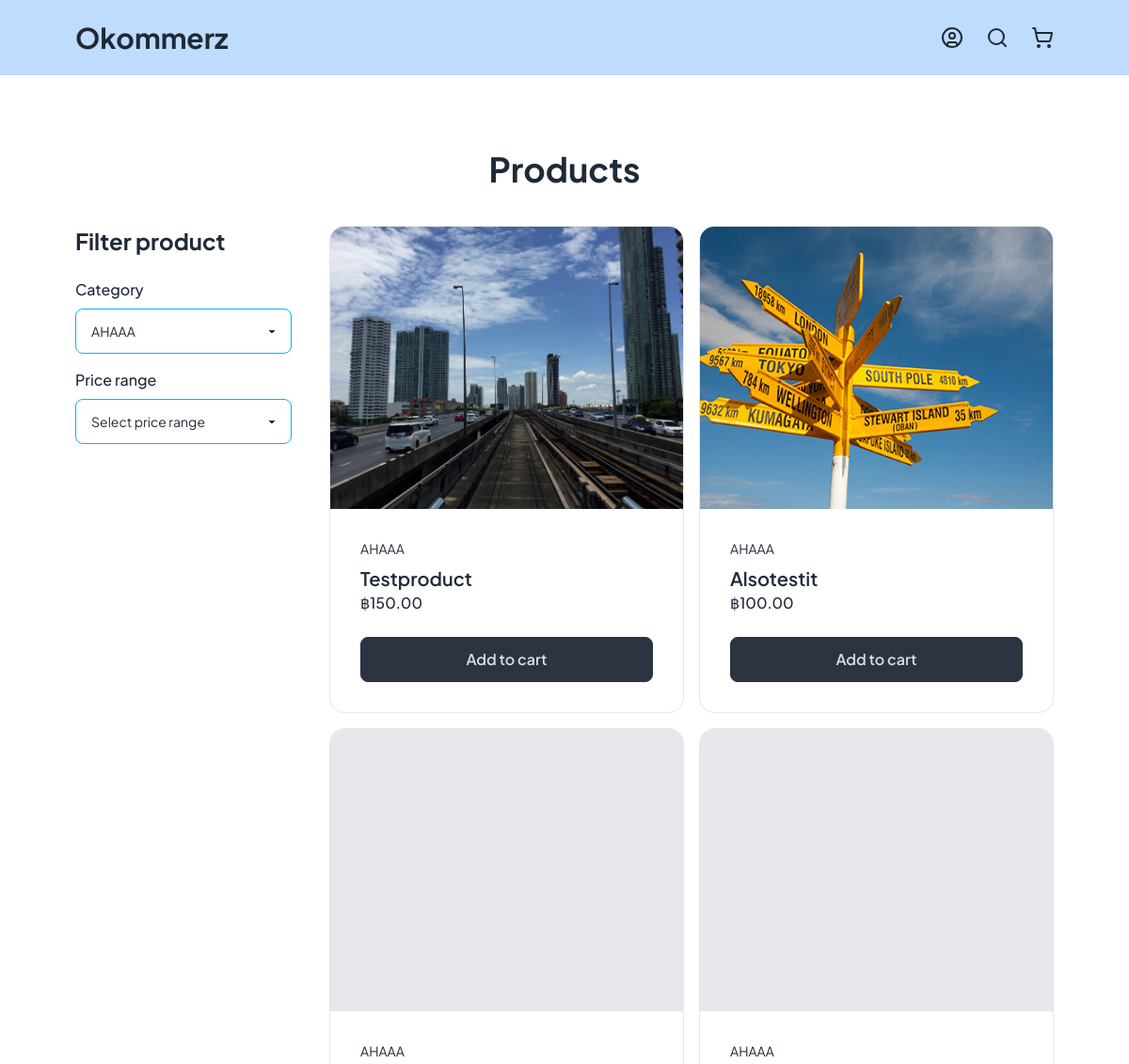
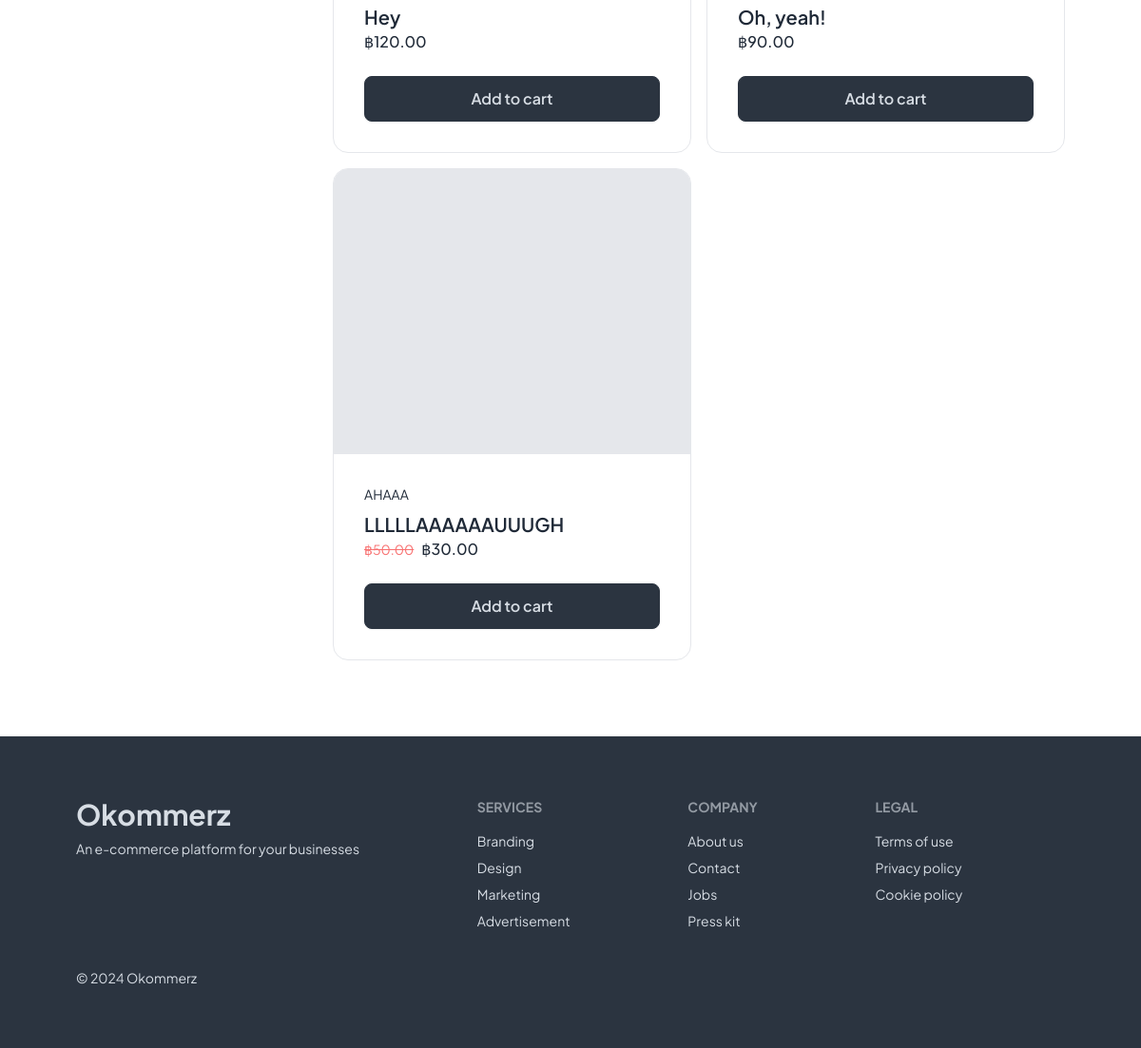
The app's page /, older data (2 pictures, top to bottom).
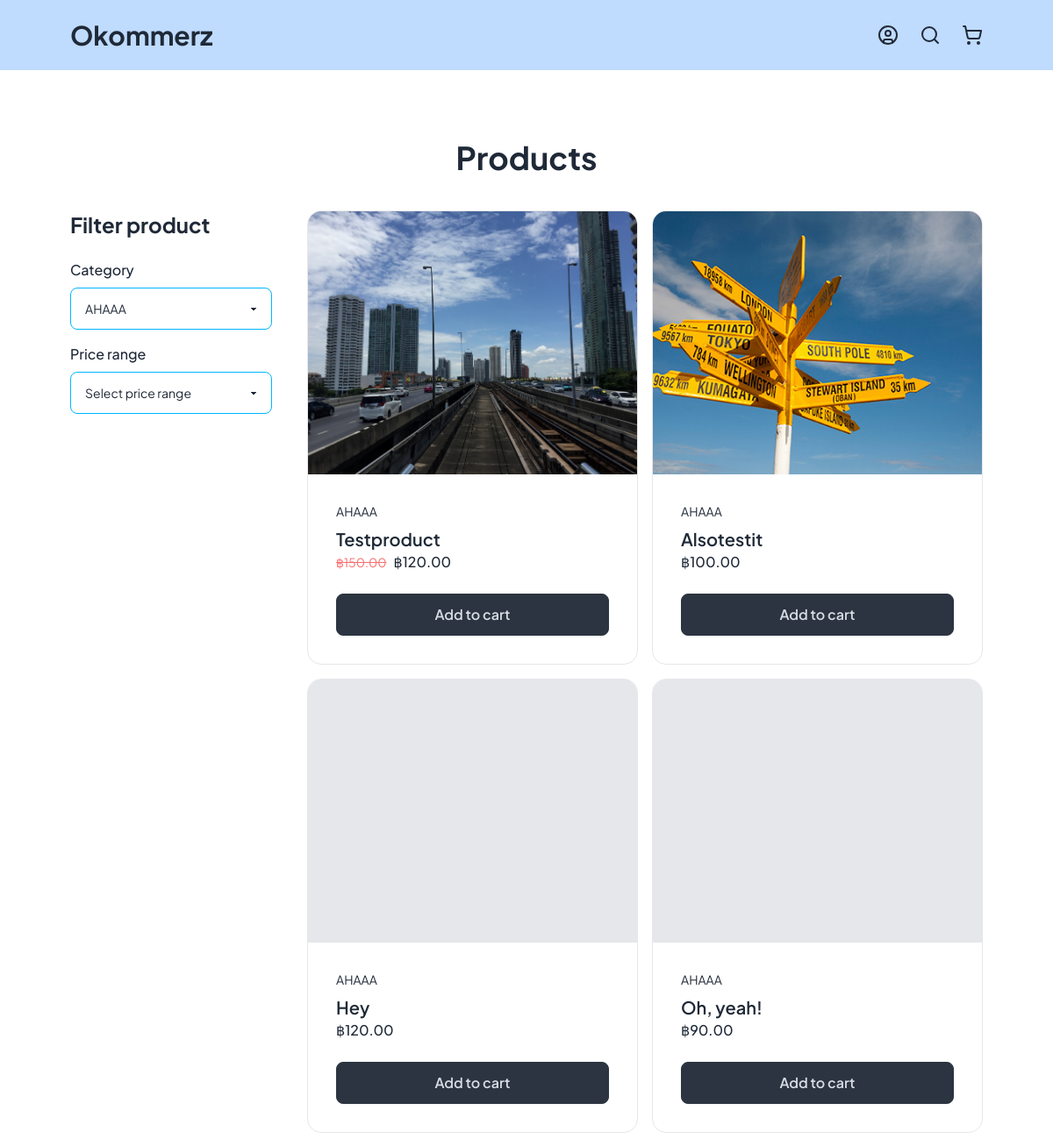
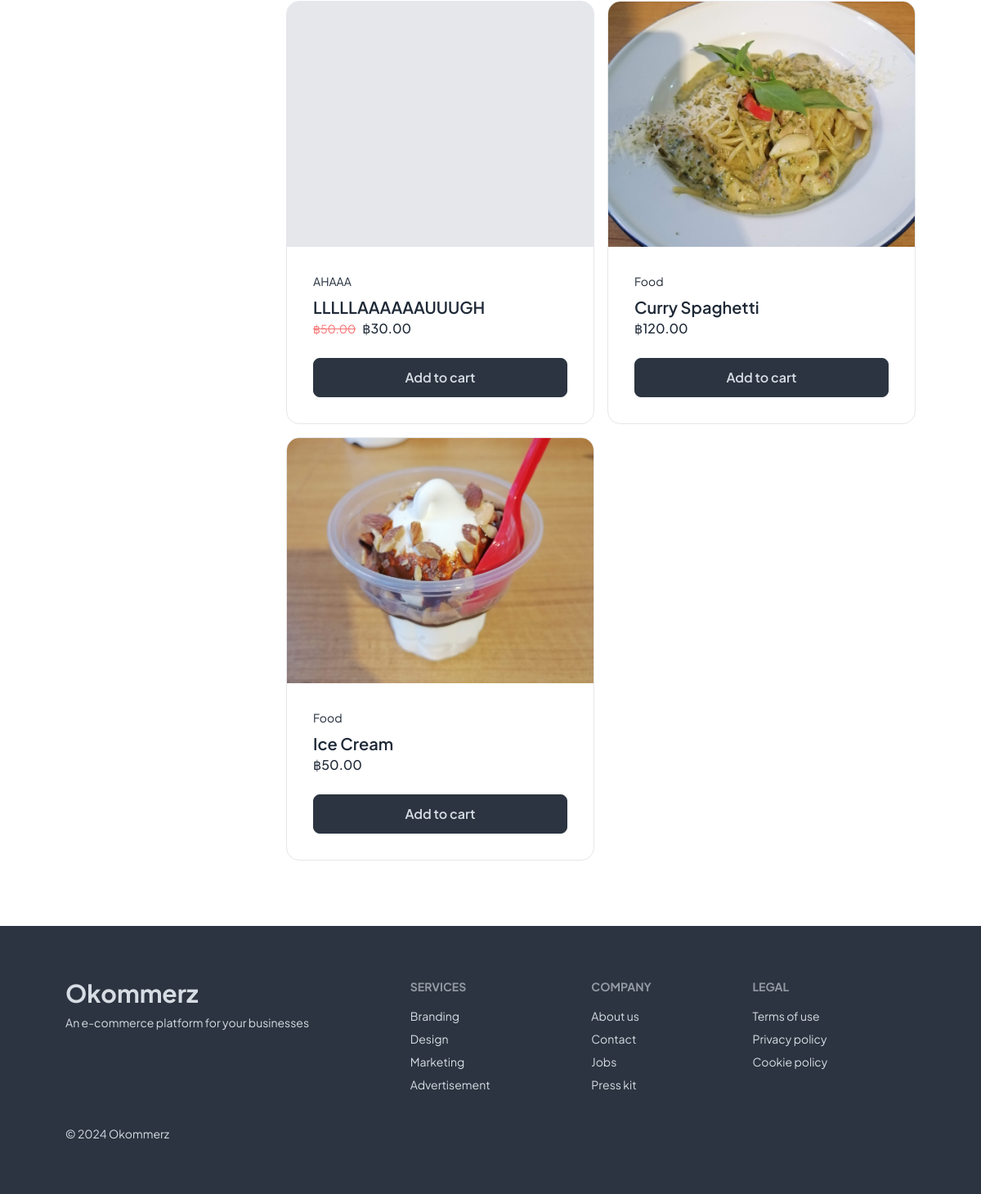
The same page, newer data (2 pictures, top to bottom).
### products/models.py (models this page shows, shortened)
class ProductItem(models.Model):
    product_name = models.CharField(max_length=255)
    description = models.TextField(blank=True, null=True)
    amount = models.IntegerField(default=1)
    product_category = models.ForeignKey(ProductCategory, related_name='product_name', on_delete=models.CASCADE)
    regular_price = models.DecimalField(max_digits=10,decimal_places=2)
    sales_price = models.DecimalField(max_digits=10,decimal_places=2,blank=True,null=True)
    product_image = models.ImageField(upload_to='', blank=True, null=True)
    additional_detail = models.TextField(blank=True, null=True)
    created_at = models.DateTimeField(auto_now_add=True)
    updated_at = models.DateTimeField(auto_now=True)

class ProductCategory(models.Model):
    category = models.CharField(max_length=255, unique=True)
    class Meta:
        verbose_name_plural = "Product categories"
    def __str__(self):
        return self.category

### products/views.py (the view)
# urls.py: path('', views.shop),
def shop(request):
    num_of_products = 6
    carousels = MarketingCampaign.objects.all()
    categories = ProductCategory.objects.all()
    products = ProductItem.objects.all()
    return render(request, 'shop.html', {'carousels': carousels, 'products': products, 'categories': categories, 'num_of_products': num_of_products})

### products/templates/shop.html (shortened to what this page needs)
{% extends 'base.html' %}
{% block content %}
<h1 class='text-4xl font-bold text-center mb-10'>Products</h1>
<section class='grid grid-cols-1 lg:grid-cols-4 xl:grid-cols-5 gap-y-10 lg:gap-10'>
  <div class='col-span-1'>
    <h2 class='text-2xl font-bold mb-6'>Filter product</h2>
    <div class='flex flex-col gap-y-2'>
      <label for='filter_cate' class='font-medium'>Category</label>
      <select class="select select-info w-full" id='filter_cate'>
        {% for category in categories %}
        <option value={{ category }}>{{ category }}</option>
        {% endfor %}
      </select>
    </div>
    <div class='flex flex-col gap-y-2 mt-4'>
      <label for='filter_price' class='font-medium'>Price range</label>
      <select class="select select-info w-full">
        <option selected>Select price range</option>
      </select>
    </div>
  </div>
  <div class='col-span-3 xl:col-span-4'>
    <div class='grid lg:grid-cols-2 xl:grid-cols-3 gap-4'>
      {% if products|length > 0 %}
        {% for product in products %}
          <div class="card bg-base-100 hover:shadow-lg border overflow-hidden">
            <a href="product/{{ product.id }}">
            {% if product.product_image %}
              <figure><img src="{{ product.product_image.url }}" alt="{{ product.product_image.url }}" class='min-h-[300px] h-[300px] object-cover w-full'/></figure>
            {% else %}
              <div class='bg-gray-200 max-w-full min-h-[300px] h-full'></div>
            {% endif %}
            </a>
            <div class="card-body">
              <p class='text-sm'>{{ product.product_category }}</p>
              <div class='mb-4'>
                <a href="product/{{ product.id }}">
                  <h2 class="card-title">{{ product.product_name }}</h2>
                </a>
                {% if product.sales_price %}
                <div class='inline-flex items-center gap-x-2'>
                  <p class='line-through text-red-400 text-sm'>฿{{ product.regular_price }}</p>
                  <p class='font-medium'>฿{{ product.sales_price }}</p>
                </div>
                {% else %}
                  <p class='font-medium'>฿{{ product.regular_price }}</p>
                {% endif %}
              </div>
              <div class="card-actions">
                <button class="btn btn-neutral w-full text-base">Add to cart</button>
              </div>
            </div>
          </div>
        {% endfor %}
      {% else %}
        <h1>There are no products you are looking for.</h1>
      {% endif %}
    </div>
  </div>
</section>
{% endblock %}

### products/templates/base.html (shortened to what this page needs)
{% load static %}
<!DOCTYPE html>
<html lang="en">
<head>
  <link href="{% static 'style.css' %}" rel="stylesheet">
  <link href="https://cdn.jsdelivr.net/npm/daisyui@4.6.0/dist/full.min.css" rel="stylesheet" type="text/css" />
  <script src="https://cdn.tailwindcss.com"></script>
</head>
<body>
  <header class='bg-blue-200 px-10 lg:px-20 py-4 w-full' id='header'>
    <div class='page-container flex items-center justify-between w-full'>
      <a href="/">
        <h1 class='text-3xl font-bold inline-block'>Okommerz</h1>
      </a>
      <nav class='flex items-center gap-x-6'>
        {% if request.user.is_authenticated %}
          <div class="dropdown dropdown-end">
            <div tabindex="0" role="button" class="whitespace-pre">Hello, {{ user.first_name }}</div>
            <ul tabindex="0" class="dropdown-content z-[1] menu p-2 shadow bg-base-100 rounded-box w-52 mt-2" id='account-menus'></ul>
            <dialog id="my_modal_3" class="modal">
              <div class="modal-box p-10">
                <h3 class="font-bold text-2xl text-center">Logging out...</h3>
              </div>
            </dialog>
          </div>
        {% else %}
          <a href={% url 'login' %}>
        {% endif %}
        {% include 'searchbar.html' %}
        {% include 'cart.html' %}
      </nav>
    </div>
  </header>
  <main class='page-container main-body p-10 lg:p-20'>
    {% block content %}
    {% endblock %}
  </main>
  <footer class="px-10 lg:px-20 py-16 bg-neutral text-neutral-content">
    <div class='page-container footer'>
      <aside>
        <h1 class='text-3xl font-bold'>Okommerz</h1>
        <p>An e-commerce platform for your businesses</p>
      </aside>
      <nav>
        <header class="footer-title">Services</header>
        <a class="link link-hover">Branding</a>
        <a class="link link-hover">Design</a>
        <a class="link link-hover">Marketing</a>
        <a class="link link-hover">Advertisement</a>
      </nav>
      <nav>
        <header class="footer-title">Company</header>
        <a class="link link-hover">About us</a>
        <a class="link link-hover">Contact</a>
        <a class="link link-hover">Jobs</a>
        <a class="link link-hover">Press kit</a>
      </nav>
      <nav>
        <header class="footer-title">Legal</header>
        <a class="link link-hover">Terms of use</a>
        <a class="link link-hover" href='/privacy-policy'>Privacy policy</a>
        <a class="link link-hover">Cookie policy</a>
      </nav>
    </div>
    <div class='page-container mt-10'>
      <h3 class='text-sm'>&copy; 2024 Okommerz</h3>
    </div>
  </footer>
</body>
</html>

### products/templates/searchbar.html (shortened to what this page needs)
<div class="drawer drawer-end">
  <div class="drawer-content">
    <label for="search-drawer" class='cursor-pointer' onclick='searchItem()'>
      <svg xmlns="http://www.w3.org/2000/svg" width="24" height="24" viewBox="0 0 24 24" fill="none" stroke="currentColor" stroke-width="2" stroke-linecap="round" stroke-linejoin="round" class="lucide lucide-search"><circle cx="11" cy="11" r="8"/><path d="m21 21-4.3-4.3"/></svg>
    </label>
  </div>
  <div class="drawer-side overflow-hidden z-[99]">
    <label for="search-drawer" aria-label="close sidebar" class="drawer-overlay"></label>
  </div>
</div>

### products/templates/cart.html (shortened to what this page needs)
<div class="drawer drawer-end">
  <div class="drawer-content">
    <label for="my-drawer" class='cursor-pointer'>
    </label>
  </div>
  <div class="drawer-side overflow-hidden">
    <label for="my-drawer" aria-label="close sidebar" class="drawer-overlay"></label>
  </div>
</div>

### products/static/style.css (style rules this page uses)
:root { --header-height:80px; }
* { font-family:'Plus Jakarta Sans', sans-serif }
.page-container { margin:auto; max-width:1536px; }
.main-body { margin-top:var(--header-height); box-sizing:content-box; }
#header { position:absolute; top:0; height:var(--header-height); display:flex; z-index:99; }

Row changes from the older to the newer data that the page shows:
changed ProductItem "Testproduct": sales_price (not shown) → "120.00"
added ProductItem: product_image (picture), product_category "Food", product_name "Curry Spaghetti", regular_price "120.00"
added ProductItem: product_image (picture), product_category "Food", product_name "Ice Cream", regular_price "50.00"
